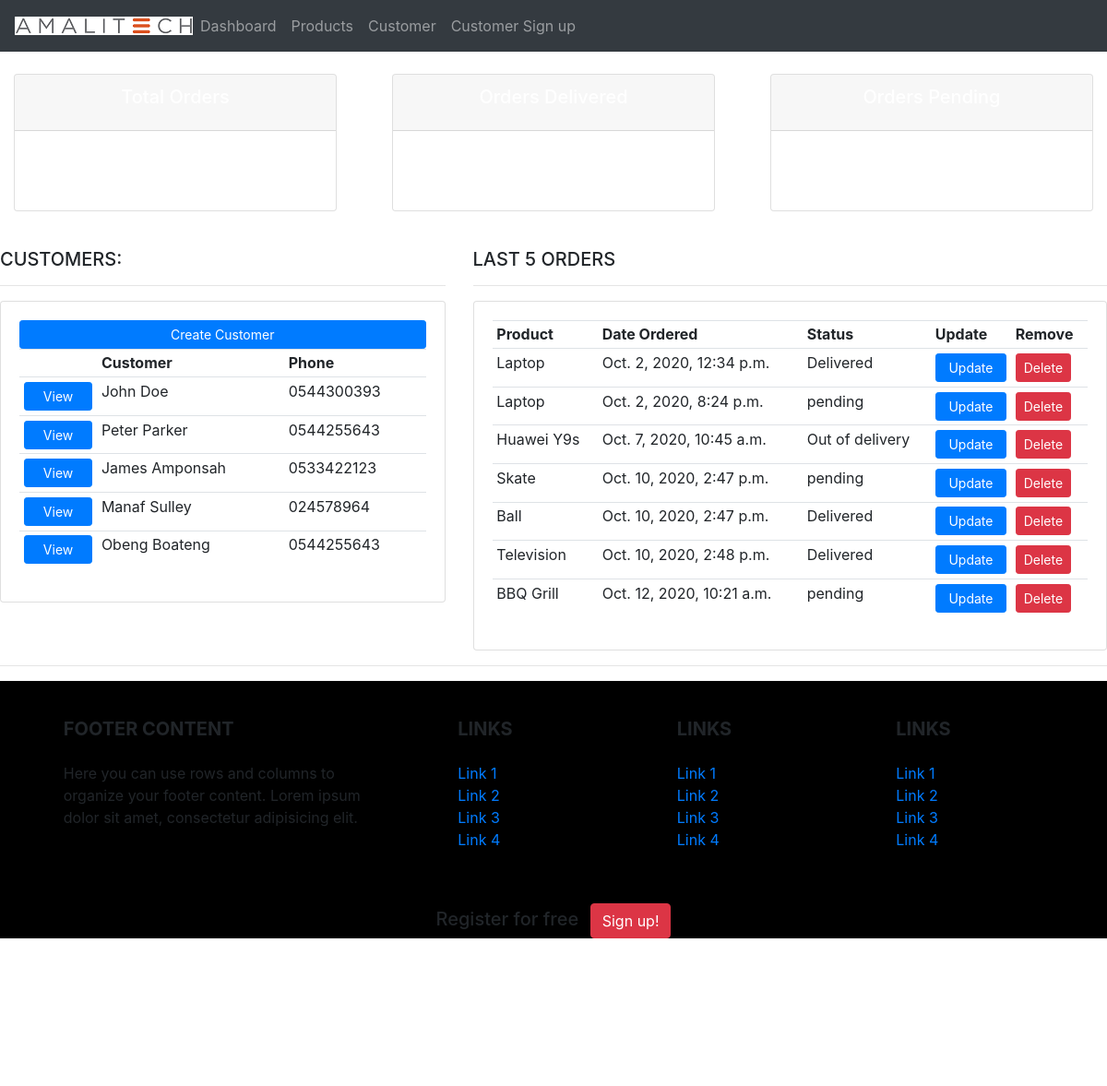
The page / on the database its author committed.
### accounts/models.py (models this page shows, shortened)
class Customer(models.Model):
    name = models.CharField(max_length=283, null=True)
    phone = models.CharField(max_length=283, null=True)
    email = models.CharField(max_length=283, null=True)
    date_created = models.DateTimeField(auto_now_add=True)

class Order(models.Model):
    STATUS = (
        ('pending', 'Pending'),
        ('Out of delivery', 'Out of delivery'),
        ('Delivered', 'Delivered')
    )
    customer = models.ForeignKey(Customer, null = True, on_delete=models.SET_NULL)
    product = models.ForeignKey(Products, null = True, on_delete=models.SET_NULL)
    date_created = models.DateTimeField(auto_now_add=True)
    status = models.CharField(max_length=200, null=True, choices=STATUS )

class Products(models.Model):
    CATEGORY = (
        ('Indoor', 'Indoor'),
        ('Out Door', 'Out Door'),
    )
    name = models.CharField(max_length=200, null=True)
    price = models.FloatField(null=True)
    category = models.CharField(max_length=283, null=True, choices=CATEGORY)
    description = models.CharField(max_length=283, null=True, blank=True)
    date_created = models.DateTimeField(auto_now_add=True)
    tags = models.ManyToManyField(Tag)
    def __str__(self):
        return self.name

### accounts/views.py (the view)
# urls.py: path('', views.home, name = 'home'),
def home(request):
    orders = Order.objects.all()
    customers = Customer.objects.all()
    total_customers = customers.count()
    total_orders = orders.count()
    delivered = orders.filter(status ='Delivered').count()
    pending = orders.filter(status = 'pending').count()
    context = {
        'orders' : orders,
        'customers' : customers,
        'total_orders': total_orders,
        'delivered':delivered,
        'total_customers':total_customers,
        'pending': pending
    }
    return render(request, 'home.html', context)

### templates/home.html (shortened to what this page needs)
{% extends 'main.html'%}
{%block  content%}
{% include 'status.html'%}
<br>
<div class="row">
	<div class="col-md-5">
		<h5>CUSTOMERS:</h5>
		<hr>
		<div class="card card-body">
			<a class="btn btn-primary  btn-sm btn-block" href="">Create Customer</a>
			<table class="table table-sm">
				<tr>
				<th></th>
					<th>Customer</th>
					<th>Phone</th>
				</tr>
				{%for i in customers%}
				<tr>
					<td><a class="btn btn-primary btn-sm btn-block" href="{% url 'customer' i.id %}">View</a> </td>
					<td>{{i.name}}</td>
					<td>{{i.phone}}</td>
				</tr>
				{%endfor%}
			</table>
		</div>
	</div>
	<div class="col-md-7">
		<h5>LAST 5 ORDERS</h5>
		<hr>
		<div class="card card-body">
			<table class="table table-sm">
				<tr>
					<th>Product</th>
					<th>Date Ordered</th>
					<th>Status</th>
					<th>Update</th>
					<th>Remove</th>
				{%for order in orders%}
				<tr>
					<td>{{order.product}}</td>
					<td>{{order.date_created}}</td>
					<td>{{order.status}}</td>
					<td> <a class="btn btn-primary btn-sm btn-block" href="{%url 'update_order' order.id %}">Update</a></td>
					<td> <a class="btn btn-primary btn-sm btn-danger" href="{%url 'delete_order' order.id %}">Delete</a></td>
				</tr>
				{%endfor%}
			</table>
		</div>
	</div>
</div>
{%endblock%}

### rows shown on the page
Customer: name "John Doe", phone "0544300393"
Customer: name "Peter Parker", phone "0544255643"
Customer: name "James Amponsah", phone "0533422123"
Customer: name "Manaf Sulley", phone "024578964"
Customer: name "Obeng Boateng", phone "0544255643"
Order: product "Laptop", date_created "Oct. 2, 2020, 12:34 p.m.", status "Delivered"
Order: product "Laptop", date_created "Oct. 2, 2020, 8:24 p.m.", status "pending"
Order: product "Huawei Y9s", date_created "Oct. 7, 2020, 10:45 a.m.", status "Out of delivery"
Order: product "Skate", date_created "Oct. 10, 2020, 2:47 p.m.", status "pending"
Order: product "Ball", date_created "Oct. 10, 2020, 2:47 p.m.", status "Delivered"
Order: product "Television", date_created "Oct. 10, 2020, 2:48 p.m.", status "Delivered"
Order: product "BBQ Grill", date_created "Oct. 12, 2020, 10:21 a.m.", status "pending"
